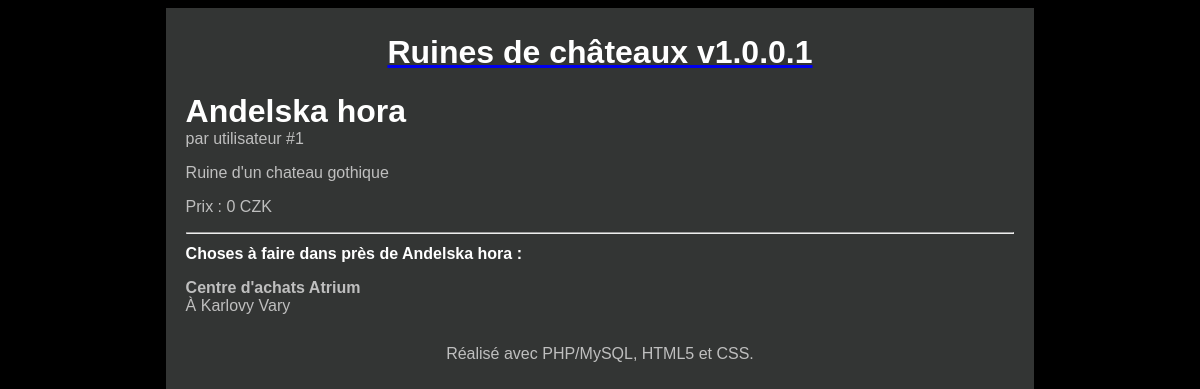
The page /index.php?action=site_de_ruine&id=1 on the database its author committed.
### tables this page shows
CREATE TABLE `Sites_de_ruines` (
  `id` int(11) NOT NULL,
  `utilisateur_id` int(11) NOT NULL,
  `nom` varchar(255) NOT NULL,
  `description` text NOT NULL,
  `prix` int(11) NOT NULL
);

CREATE TABLE `Choses_a_faire` (
  `id` int(11) NOT NULL,
  `site_de_ruine_id` int(11) NOT NULL,
  `nom` varchar(255) NOT NULL,
  `description` text NOT NULL
);

### Controleur/Controleur.php (called while the page is built, shortened)
<?php
require 'Modele/Modele.php';
function site_de_ruine($idSite_de_ruine) {
    $site_de_ruine = getSite_de_ruine($idSite_de_ruine);
    $choses_a_faire = getChoses_a_faire($idSite_de_ruine);
    require 'Vue/vueSite_de_ruine.php';
}

### Modele/Modele.php (called while the page is built, shortened)
<?php
function getBdd() {
    $bdd = new PDO('mysql:host=localhost;dbname=ruines_de_chateaux;charset=utf8', 'root', 'mysql', array(PDO::ATTR_ERRMODE => PDO::ERRMODE_EXCEPTION));
    return $bdd;
}
function getSite_de_ruine($idSite_de_ruine) {
    $bdd = getBdd();
    $site_de_ruine = $bdd->prepare('select * from Sites_de_ruines'
            . ' where ID=?');
    $site_de_ruine->execute(array($idSite_de_ruine));
    if ($site_de_ruine->rowCount() == 1)
        return $site_de_ruine->fetch();
    else
        throw new Exception("Aucun site_de_ruine ne correspond à l'identifiant '$idSite_de_ruine'");
}
function getChoses_a_faire($idSite_de_ruine) {
    $bdd = getBdd();
    $chose_a_faire = $bdd->prepare('select * from choses_a_faire'
            . ' where site_de_ruine_id = ?');
    $chose_a_faire->execute(array($idSite_de_ruine));
    return $chose_a_faire;
}

### Vue/vueSite_de_ruine.php (the view, shortened to what this page needs)
<site_de_ruine>
    <header>
        <h1 class="titreSite_de_ruine"><?= $site_de_ruine['nom'] ?></h1>
        par utilisateur #<?= $site_de_ruine['utilisateur_id'] ?>
    </header>
    <p><?= $site_de_ruine['description'] ?></p>
    <p>Prix : <?= $site_de_ruine['prix'] ?> CZK</p>
</site_de_ruine>
<hr />
<header>
    <h1 id="titreReponses">Choses à faire dans près de <?= $site_de_ruine['nom'] ?> :</h1>
</header>
<?php foreach ($choses_a_faire as $chose_a_faire): ?>
<p><strong><?= $chose_a_faire['nom'] ?></strong><br/>
        <?= $chose_a_faire['description'] ?>
    </p>
<?php endforeach; ?>
<?php require 'Vue/gabarit.php'; ?>

### Contenu/css/style.css (style rules this page uses)
html, body { height: 100%; }
body { color: #bfbfbf; background: black; font-family: 'Futura-Medium', 'Futura', 'Trebuchet MS', sans-serif; }
h1 { color: white; }
.titreSite_de_ruine { margin-bottom : 0px; }
#titreReponses { font-size : 100%; }

### rows shown on the page
sites_de_ruines: nom "Andelska hora", utilisateur "1", description "Ruine d'un chateau gothique", prix "0"
choses_a_faire: nom "Centre d'achats Atrium", description "À Karlovy Vary"
